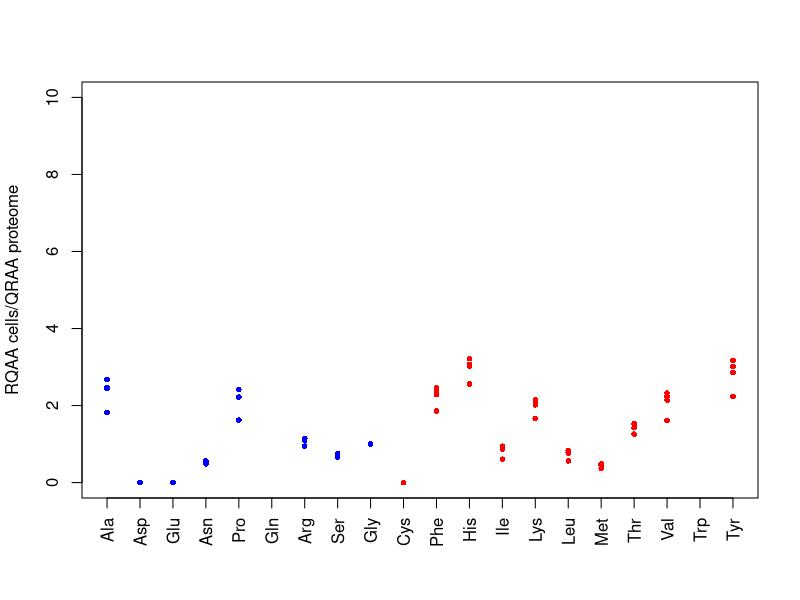

Generate this figure with R:
library(scales)

setwd("/Volumes/Disco2024/Papers/EnPreparacion/DProtein/2024/EAAInProteinsAndMetabolism/DataFiguresPaper/Figure5")

df <- read.csv('dataFigure5.csv')

plot.aminodist <- function(x,labels,color,df,size,alpha) 
{
  n <- length(colnames(df))
  y <- df[,1]
  plot(x,y,pch=16,cex=size,xaxt='n',xlab="", ylab="RQAA cells/QRAA proteome",col=alpha(color,alpha), ylim=c(0,10))
  axis(1,at=x,labels=labels,las=2)
  apply(df[,2:n],MARGIN=2,FUN=function(y) {points(x,y,pch=16,cex=size,col=alpha(color,alpha))})
}
plot.aminodist(df[,1],df[,2],c(rep('blue',9),rep('red',11)),df[,3:6],0.75,1.0)

